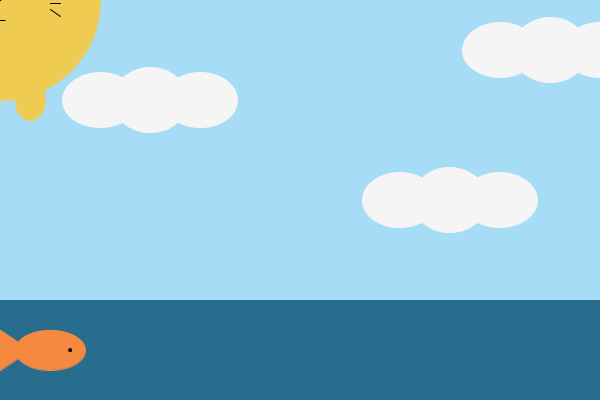
Frame 1 (no input)
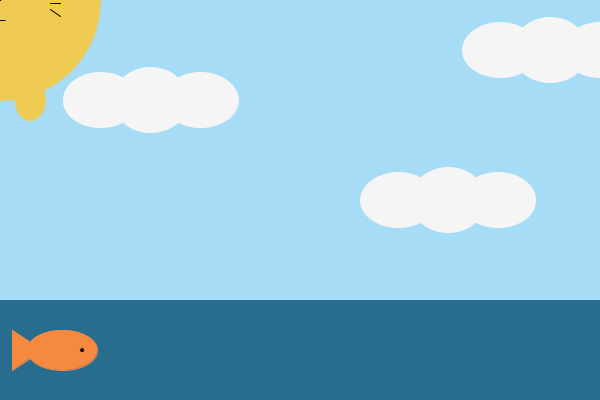
Frame 60 (the mouse pressed at the canvas centre just before this capture)
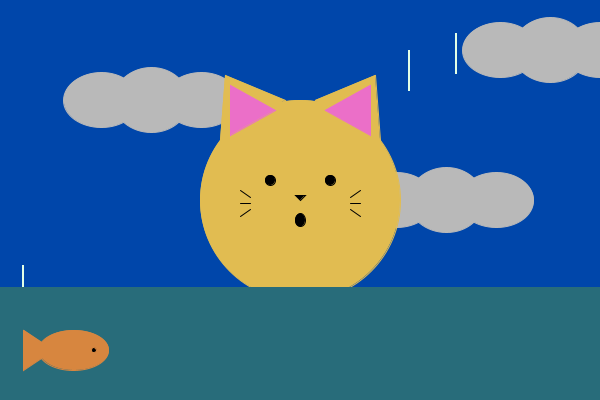
Frame 120 (the mouse held since frame 60 and released just before this capture)

The Processing sketch that drew these frames (run headless with seeded random() and noise(); from frame 60 on, the mouse is pressed at the canvas centre):

// Processing sketch: processing_181907
// ── processing_181907.pde

int mida = 200;
float x = 50;
float y = 40;
//float velocitat = x + 1;
//float velocitat2 =2;
float a = 100;
float b = 100;

void setup(){
  size(600,400);
  //stroke(202,90,250,50);
  //fill(255,0,0);
  //background(255);
}
void draw(){
  background(166 - mouseX,220 -mouseX/2,245 -mouseX/4);
//pluja
fill(103 + mouseX/5,220 + mouseX/5 ,230 - mouseX/20, mouseX + 10);
stroke(166 + mouseX/5,220 + mouseX/5 ,245 - mouseX/20, mouseX + 0.001);
rect(random(0,600),random(0,400),1,40);
rect(random(0,600),random(0,400),1,40);
rect(random(0,600),random(0,400),1,40);
rect(random(0,600),random(0,400),1,40);


  //núvols
a = a + 0.01;
fill(245 -mouseX/5);
stroke(245 -mouseX/5);
ellipse(a,100,75,55);
ellipse(a+50,100,75,65);
ellipse(a+100,100,75,55);

b = b - 0.03;

ellipse(b+300,200,75,55);
ellipse(b+350,200,75,65);
ellipse(b+400,200,75,55);

ellipse(500,50,75,55);
ellipse(550,50,75,65);
ellipse(600,50,75,55);

  //parts cos color marró
  fill(240 - mouseX/20,203 -mouseX/20,82 -mouseX/200);
  stroke(240 - mouseX/20,203 -mouseX/20,82-mouseX/200);
ellipse(mouseX,mouseY,mida,mida);
ellipse(mouseX-30,mouseY+100,30,40);
ellipse(mouseX+30,mouseY+100,30,40);
triangle(mouseX-80,mouseY-60,mouseX-75,mouseY-125,mouseX-15,mouseY-100);
triangle(mouseX+15,mouseY-100,mouseX+75,mouseY-125,mouseX+80,mouseY-60);
//orellesroses
fill(250 -mouseX/20,126 -mouseX/20, 201 -mouseX/200);
stroke(250 -mouseX/20,126 -mouseX/20, 201 -mouseX/200);
triangle(mouseX-70,mouseY-65,mouseX-70,mouseY-115,mouseX-25,mouseY-90);
triangle(mouseX+25,mouseY-90,mouseX+70,mouseY-115,mouseX+70,mouseY-65);
//parts negres
fill(0);
stroke(0);
ellipse(mouseX-30,mouseY-20,10,10);
ellipse(mouseX+30,mouseY-20,10,10);
ellipse(mouseX,mouseY+20, 10, mouseY/15);
//naset i bigotis
triangle(mouseX-5,mouseY-5,mouseX,mouseY,mouseX+5,mouseY-5);
line(mouseX-60,mouseY-10,mouseX-50,mouseY-3);
line(mouseX-60,mouseY+3,mouseX-50,mouseY+3);
line(mouseX-60,mouseY+16,mouseX-50,mouseY+9);
line(mouseX+50,mouseY-3,mouseX+60,mouseY-10);
line(mouseX+50,mouseY+3,mouseX+60,mouseY+3);
line(mouseX+50,mouseY+9,mouseX+60,mouseY+16);


//mar
stroke(41 -mouseX/200,109 -mouseX/200,142 -mouseX/15);
fill(41 -mouseX/200,109 -mouseX/200,142 -mouseX/15);
rect(0,300 -mouseY/15,600,100 + mouseY/15);

//peixet de colors

//if (x>600){
  //x = x - 0.5;
//}else{
  //if(x<1){
   // x = x + 0.5;
  //}

x = x + 0.2;
fill(245 - mouseX/10,137 -mouseX/100,64 -mouseX/200);
stroke(245 - mouseX/10,137 -mouseX/100,64 -mouseX/200);
ellipse(x,height-50,70,40);
triangle(x-50,height-70,x-20,height-50,x-50,height-30);
fill(0);
ellipse(x+20,height-50,5,5);


}
